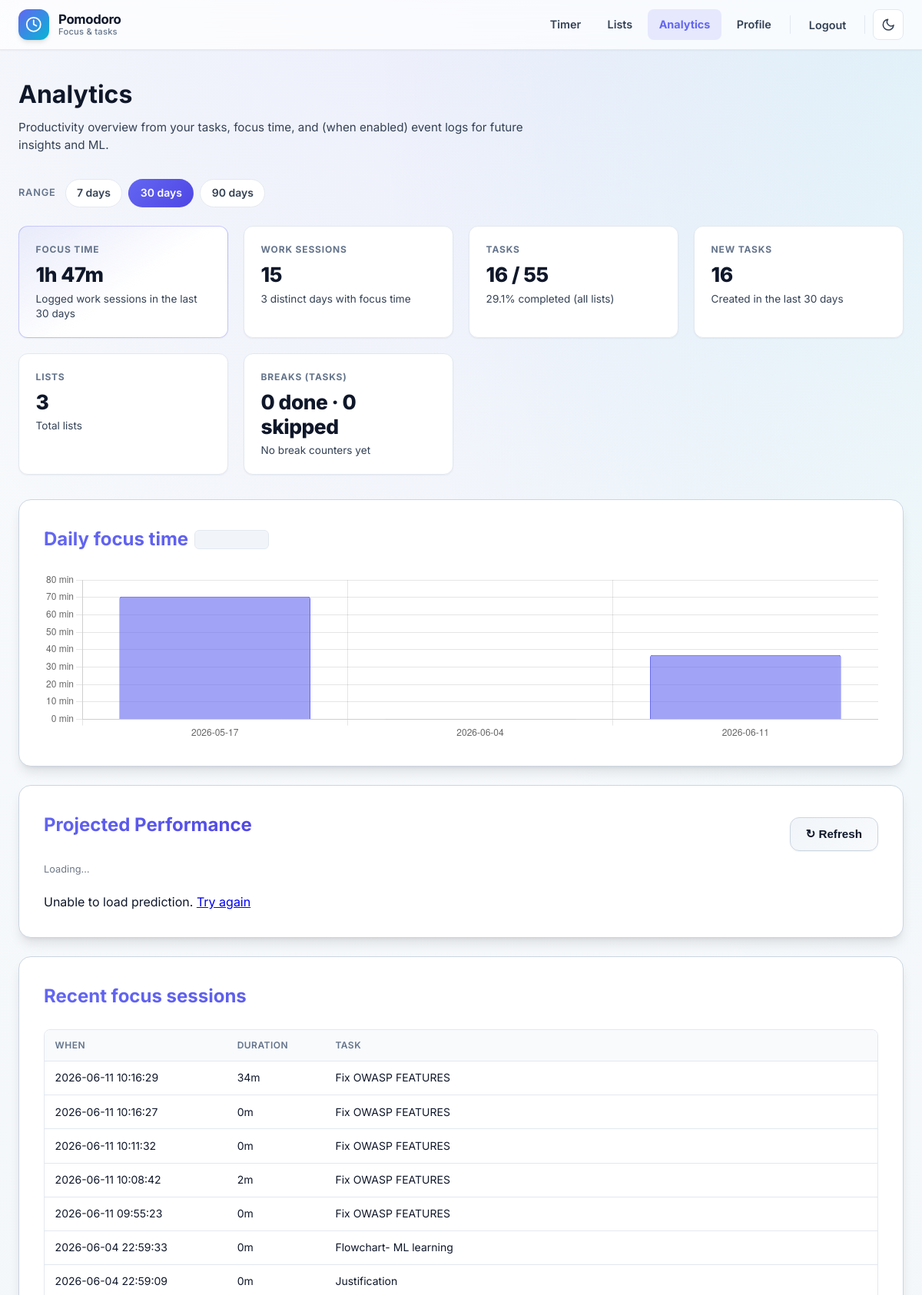
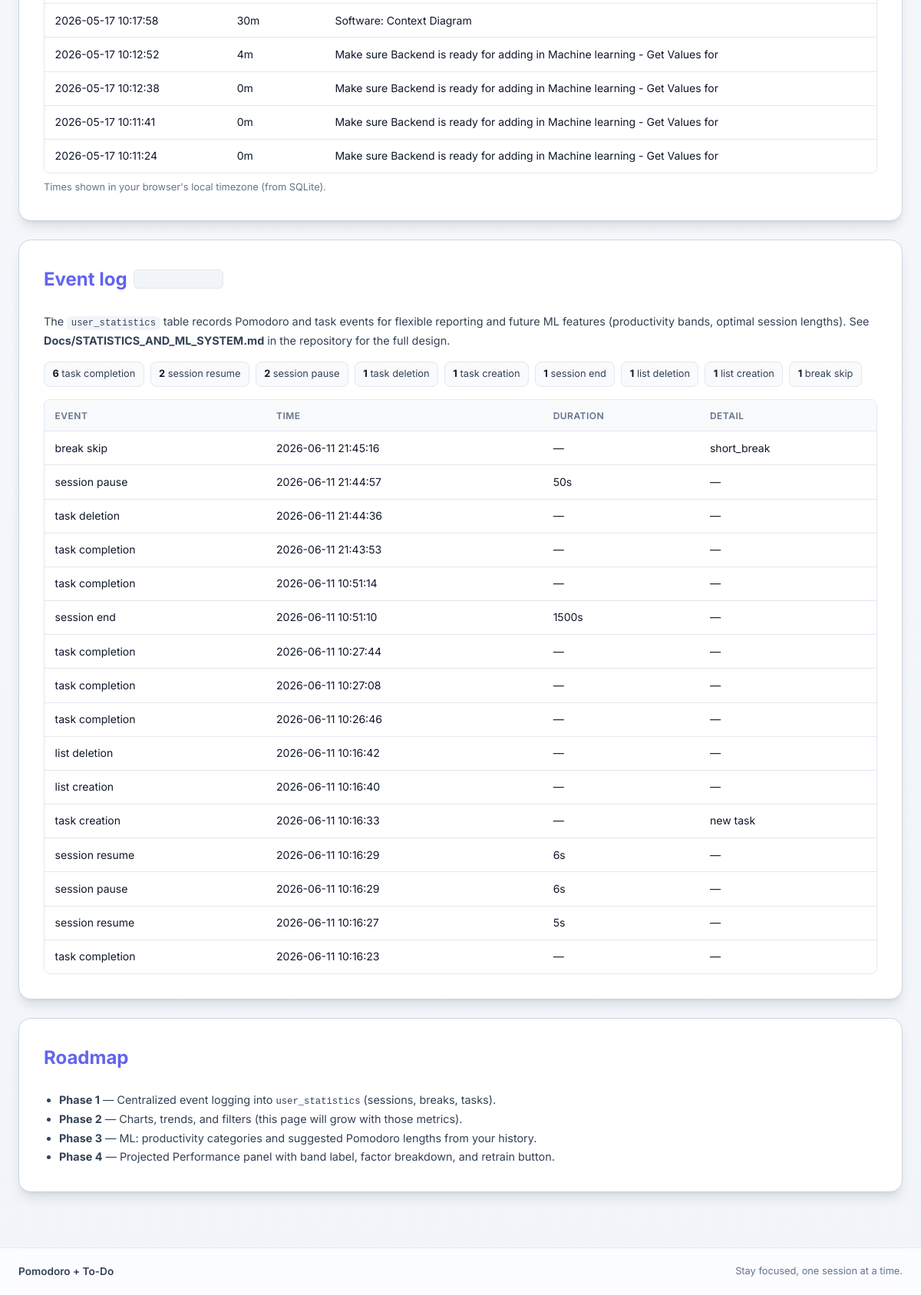
Page /analytics/ (signed in) on the committed database (2 pictures, top to bottom).
### tables this page shows
CREATE TABLE task_time_sessions (
    id INTEGER PRIMARY KEY AUTOINCREMENT,
    task_id INTEGER NOT NULL,
    user_id INTEGER NOT NULL,
    started_at INTEGER NOT NULL,  -- Unix timestamp for efficiency
    ended_at INTEGER NULL,         -- Unix timestamp (null for active sessions)
    duration_seconds INTEGER NOT NULL DEFAULT 0,
    created_at INTEGER NOT NULL DEFAULT (strftime('%s', 'now')),
    FOREIGN KEY (task_id) REFERENCES tasks (id) ON DELETE CASCADE,
    FOREIGN KEY (user_id) REFERENCES users (id) ON DELETE CASCADE
);

CREATE TABLE tasks (
    id INTEGER PRIMARY KEY AUTOINCREMENT,
    list_id INTEGER NOT NULL,
    user_id INTEGER NOT NULL,
    content TEXT NOT NULL,
    is_done BOOLEAN DEFAULT 0,
    tags TEXT DEFAULT '',
    position INTEGER DEFAULT 0,
    parent_id INTEGER DEFAULT NULL,
    level INTEGER DEFAULT 0,
    path TEXT DEFAULT NULL,
    total_time_seconds INTEGER DEFAULT 0,
    created_at TIMESTAMP DEFAULT CURRENT_TIMESTAMP,
    FOREIGN KEY (list_id) REFERENCES lists (id) ON DELETE CASCADE,
    FOREIGN KEY (user_id) REFERENCES users (id) ON DELETE CASCADE,
    FOREIGN KEY (parent_id) REFERENCES tasks (id) ON DELETE CASCADE
);

CREATE TABLE user_statistics (
    id INTEGER PRIMARY KEY AUTOINCREMENT,
    user_id INTEGER NOT NULL,
    event_type TEXT NOT NULL CHECK(event_type IN (
        'task_completion',
        'break_completion',
        'break_skip',
        'session_start',
        'session_end',
        'session_pause',
        'session_resume',
        'task_creation',
        'task_deletion',
        'list_creation',
        'list_deletion',
        'settings_change'
    )),
    task_id INTEGER,
    list_id INTEGER,
    timestamp INTEGER NOT NULL DEFAULT (strftime('%s', 'now')),
    duration_seconds INTEGER DEFAULT 0,
    break_type TEXT CHECK(break_type IN ('short_break', 'long_break', NULL)),
    session_number INTEGER DEFAULT 0,
    task_content TEXT,
    task_completion_time_seconds INTEGER,
    pomodoro_session_duration INTEGER,
    pomodoro_short_break_duration INTEGER,
    pomodoro_long_break_duration INTEGER,
    sessions_completed_in_set INTEGER,
    metadata TEXT,
    created_at TIMESTAMP DEFAULT CURRENT_TIMESTAMP,
    FOREIGN KEY (user_id) REFERENCES users (id) ON DELETE CASCADE,
    FOREIGN KEY (task_id) REFERENCES tasks (id) ON DELETE CASCADE,
    FOREIGN KEY (list_id) REFERENCES lists (id) ON DELETE CASCADE
);

### pomodoro/routes/analytics.py (the view)
@bp.route("/")
@login_required
def index():
    days = request.args.get("days", default=30, type=int)
    if days not in (7, 30, 90):
        days = 30
    summary = get_analytics_dashboard(current_user.id, period_days=days)
    return render_template(
        "analytics/index.html",
        summary=summary,
        period_days=days,
    )

### pomodoro/templates/analytics/index.html (shortened to what this page needs)
{% extends 'base.html' %}
{% block head %}
<link rel="stylesheet" href="{{ url_for('static', filename='css/analytics.css') }}">
{% endblock %}
{% block content %}
<div class="analytics-page">
    <div class="page-header">
        <div>
            <h1>Analytics</h1>
            <p class="page-subtitle">Productivity overview from your tasks, focus time, and (when enabled) event logs for future insights and ML.</p>
        </div>
    </div>
    <div class="period-switcher" role="group" aria-label="Time range">
        <span class="period-label">Range</span>
        {% for d in [7, 30, 90] %}
        <a href="{{ url_for('analytics.index', days=d) }}"
           class="period-pill {% if period_days == d %}active{% endif %}">{{ d }} days</a>
        {% endfor %}
    </div>
    <div class="analytics-grid">
        <article class="stat-card stat-card--primary">
            <h2>Focus time</h2>
            <p class="stat-value">{{ summary.focus.total_seconds_period | format_duration }}</p>
            <p class="stat-meta">Logged work sessions in the last {{ period_days }} days</p>
        </article>
        <article class="stat-card">
            <h2>Work sessions</h2>
            <p class="stat-value">{{ summary.focus.session_count_period }}</p>
            <p class="stat-meta">{{ summary.focus.active_days_period }} distinct days with focus time</p>
        </article>
        <article class="stat-card">
            <h2>Tasks</h2>
            <p class="stat-value">{{ summary.tasks.completed }} / {{ summary.tasks.total }}</p>
            <p class="stat-meta">
                {% if summary.tasks.completion_rate is not none %}
                {{ summary.tasks.completion_rate }}% completed (all lists)
                {% else %}
                No tasks yet
                {% endif %}
            </p>
        </article>
        <article class="stat-card">
            <h2>New tasks</h2>
            <p class="stat-value">{{ summary.tasks.created_in_period }}</p>
            <p class="stat-meta">Created in the last {{ period_days }} days</p>
        </article>
        <article class="stat-card">
            <h2>Lists</h2>
            <p class="stat-value">{{ summary.lists.total }}</p>
            <p class="stat-meta">Total lists</p>
        </article>
        <article class="stat-card">
            <h2>Breaks (tasks)</h2>
            <p class="stat-value">{{ summary.breaks.completed }} done · {{ summary.breaks.skipped }} skipped</p>
            <p class="stat-meta">
                {% if summary.breaks.skip_rate is not none %}
                {{ summary.breaks.skip_rate }}% of logged breaks skipped
                {% else %}
                No break counters yet
                {% endif %}
            </p>
        </article>
    </div>
    <div class="panel analytics-panel">
        <h2 class="panel-title">Daily focus time <span class="badge">last {{ period_days }} days</span></h2>
        <canvas id="dailyFocusChart" height="100"></canvas>
    </div>
    <div class="panel analytics-panel projected-performance-panel" id="projectedPerformancePanel">
        <div class="pp-header">
            <h2 class="panel-title">Projected Performance</h2>
            <button class="btn btn-sm btn-secondary pp-refresh-btn" id="ppRefreshBtn"
                    title="Retrain model with latest data">
                ↻ Refresh
            </button>
        </div>
        <p class="pp-last-updated" id="ppLastUpdated">Loading…</p>
        <div class="pp-error" id="ppError" style="display:none;">
            <p>Unable to load prediction. <a href="#" id="ppRetryLink">Try again</a></p>
        </div>
    </div>
    <div class="panel analytics-panel">
        <h2 class="panel-title">Recent focus sessions</h2>
        {% if summary.recent_sessions %}
        <div class="table-wrap">
            <table class="analytics-table">
                <thead>
                    <tr>
                        <th>When</th>
                        <th>Duration</th>
                        <th>Task</th>
                    </tr>
                </thead>
                <tbody>
                    {% for row in summary.recent_sessions %}
                    <tr>
                        <td><time datetime="{{ row.started_label }}">{{ row.started_label }}</time></td>
                        <td>{{ row.duration_seconds | format_duration }}</td>
                        <td>{{ row.task_content }}</td>
                    </tr>
                    {% endfor %}
                </tbody>
            </table>
        </div>
        <p class="table-hint">Times shown in your browser's local timezone (from SQLite).</p>
        {% else %}
        <p class="empty-state">No completed work sessions yet. Start the timer on the <a href="{{ url_for('home.index') }}">Timer</a> page and track time on a task.</p>
        {% endif %}
    </div>
    <div class="panel analytics-panel">
        <h2 class="panel-title">Event log <span class="badge">user_statistics</span></h2>
        <p class="panel-lead">
            The <code>user_statistics</code> table records Pomodoro and task events for flexible reporting and future ML features (productivity bands, optimal session lengths). See <strong>Docs/STATISTICS_AND_ML_SYSTEM.md</strong> in the repository for the full design.
        </p>
        {% if summary.user_statistics.enabled %}
            {% if summary.user_statistics.total_events_period > 0 %}
            <div class="event-chips">
                {% for et, count in summary.user_statistics.event_counts.items() %}
                <span class="event-chip"><strong>{{ count }}</strong> {{ et|replace('_', ' ') }}</span>
                {% endfor %}
            </div>
            <div class="table-wrap">
                <table class="analytics-table">
                    <thead>
                        <tr>
                            <th>Event</th>
                            <th>Time</th>
                            <th>Duration</th>
                            <th>Detail</th>
                        </tr>
                    </thead>
                    <tbody>
                        {% for ev in summary.user_statistics.recent_events %}
                        <tr>
                            <td>{{ ev.event_type|replace('_', ' ') }}</td>
                            <td>{{ ev.ts_label }}</td>
                            <td>{% if ev.duration_seconds %}{{ ev.duration_seconds }}s{% else %}—{% endif %}</td>
                            <td>
                                {% if ev.task_content %}{{ ev.task_content }}{% elif ev.break_type %}{{ ev.break_type }}{% else %}—{% endif %}
                            </td>
                        </tr>
                        {% endfor %}
                    </tbody>
                </table>
            </div>
            {% else %}
            <p class="empty-state">No events in the last {{ period_days }} days. Event logging will appear here as the app records session and task activity.</p>
            {% endif %}
        {% else %}
        <p class="empty-state">The statistics table is not present in this database. Run a fresh schema migration or apply <code>schema.sql</code> to enable event-based analytics.</p>
        {% endif %}
    </div>
{% if summary.daily_focus %}
<script>
(function() {
    var ctx = document.getElementById('dailyFocusChart').getContext('2d');
    new Chart(ctx, {
        type: 'bar',
        data: {
            labels: [{% for d in summary.daily_focus %}'{{ d.day }}'{% if not loop.last %},{% endif %}{% endfor %}],
            datasets: [{
                label: 'Focus minutes',
                data: [{% for d in summary.daily_focus %}{{ d.minutes }}{% if not loop.last %},{% endif %}{% endfor %}],
                backgroundColor: 'rgba(99, 102, 241, 0.6)',
                borderColor: 'rgba(99, 102, 241, 1)',
                borderWidth: 1,
                borderRadius: 3,
            }]
        },
        options: {
            responsive: true,
            maintainAspectRatio: true,
            plugins: {
                legend: { display: false },
            },
            scales: {
                y: {
                    beginAtZero: true,
                    ticks: { callback: function(v) { return v + ' min'; } },
                },
                x: {
                    ticks: { maxTicksLimit: 14 },
                }
            }
        }
    });
})();
</script>
{% endif %}
    <div class="panel analytics-panel analytics-roadmap">
        <h2 class="panel-title">Roadmap</h2>
        <ul class="roadmap-list">
            <li><strong>Phase 1</strong> — Centralized event logging into <code>user_statistics</code> (sessions, breaks, tasks).</li>
            <li><strong>Phase 2</strong> — Charts, trends, and filters (this page will grow with those metrics).</li>
            <li><strong>Phase 3</strong> — ML: productivity categories and suggested Pomodoro lengths from your history.</li>
            <li><strong>Phase 4</strong> — Projected Performance panel with band label, factor breakdown, and retrain button.</li>
        </ul>
    </div>
</div>
{% endblock %}

### rows in the picture
task_time_sessions: started_label "2026-06-11 10:16:29", duration_seconds "34m", task_content "Fix OWASP FEATURES"
task_time_sessions: started_label "2026-06-11 10:16:27", duration_seconds "0m", task_content "Fix OWASP FEATURES"
task_time_sessions: started_label "2026-06-11 10:11:32", duration_seconds "0m", task_content "Fix OWASP FEATURES"
task_time_sessions: started_label "2026-06-11 10:08:42", duration_seconds "2m", task_content "Fix OWASP FEATURES"
task_time_sessions: started_label "2026-06-11 09:55:23", duration_seconds "0m", task_content "Fix OWASP FEATURES"
task_time_sessions: started_label "2026-06-04 22:59:33", duration_seconds "0m", task_content "Flowchart- ML learning"
task_time_sessions: started_label "2026-06-04 22:59:09", duration_seconds "0m", task_content "Justification"
task_time_sessions: started_label "2026-05-17 10:17:58", duration_seconds "30m", task_content "Software: Context Diagram"
task_time_sessions: started_label "2026-05-17 10:12:52", duration_seconds "4m", task_content "Make sure Backend is ready for adding in Machine learning - Get Values for"
task_time_sessions: started_label "2026-05-17 10:12:38", duration_seconds "0m", task_content "Make sure Backend is ready for adding in Machine learning - Get Values for"
task_time_sessions: started_label "2026-05-17 10:11:41", duration_seconds "0m", task_content "Make sure Backend is ready for adding in Machine learning - Get Values for"
task_time_sessions: started_label "2026-05-17 10:11:24", duration_seconds "0m", task_content "Make sure Backend is ready for adding in Machine learning - Get Values for"
user_statistics: event_type "break skip", ts_label "2026-06-11 21:45:16", break_type "short_break"
user_statistics: event_type "session pause", ts_label "2026-06-11 21:44:57", duration_seconds "50"
user_statistics: event_type "task deletion", ts_label "2026-06-11 21:44:36"
user_statistics: event_type "task completion", ts_label "2026-06-11 21:43:53"
user_statistics: event_type "task completion", ts_label "2026-06-11 10:51:14"
user_statistics: event_type "session end", ts_label "2026-06-11 10:51:10", duration_seconds "1500"
user_statistics: event_type "task completion", ts_label "2026-06-11 10:27:44"
user_statistics: event_type "task completion", ts_label "2026-06-11 10:27:08"
user_statistics: event_type "task completion", ts_label "2026-06-11 10:26:46"
user_statistics: event_type "list deletion", ts_label "2026-06-11 10:16:42"
user_statistics: event_type "list creation", ts_label "2026-06-11 10:16:40"
user_statistics: event_type "task creation", ts_label "2026-06-11 10:16:33", task_content "new task"
user_statistics: event_type "session resume", ts_label "2026-06-11 10:16:29", duration_seconds "6"
user_statistics: event_type "session pause", ts_label "2026-06-11 10:16:29", duration_seconds "6"
user_statistics: event_type "session resume", ts_label "2026-06-11 10:16:27", duration_seconds "5"
user_statistics: event_type "task completion", ts_label "2026-06-11 10:16:23"

### other values in the picture
{{ d }} "7" "30" "90"
{{ summary.focus.total_seconds_period | format_duration }} "1h 47m"
{{ period_days }} "30"
{{ summary.focus.session_count_period }} "15"
{{ summary.focus.active_days_period }} "3"
{{ summary.tasks.completed }} "16"
{{ summary.tasks.total }} "55"
{{ summary.tasks.completion_rate }} "29.1"
{{ summary.tasks.created_in_period }} "16"
{{ summary.lists.total }} "3"
{{ summary.breaks.completed }} "0"
{{ summary.breaks.skipped }} "0"
{{ count }} "6" "2" "2" "1" "1" "1" "1" "1" "1"
{{ et|replace('_', ' ') }} "task completion" "session resume" "session pause" "task deletion" "task creation" "session end" "list deletion" "list creation" "break skip"
chart data {{ d.day }} 2026-05-17, 2026-06-04, 2026-06-11
